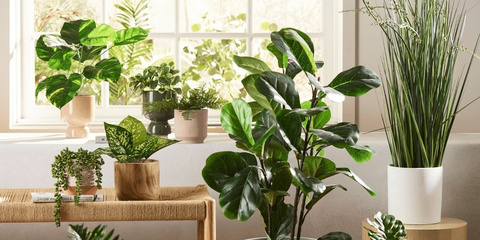
#> input picture tmp/premium-greenwall-assets/(n)20x20inches - 2026 -Premium Greenwall Collection- FYNE Surfaces.pdf/101.jpg, 480 x 240 px
$ python -i report_greenwall_mapping.py   (imports and definitions only)
#> lines starting #> are read from the running program, lines starting #| are printed output that depends on the picture
from pathlib import Path
import re
from pypdf import PdfReader
from pypdf.generic import ContentStream
from PIL import Image, ImageChops, ImageStat

# [1 line that did not run here, left out]
asset_root = Path('tmp/premium-greenwall-assets')
asset_paths = [p for p in asset_root.rglob('*') if p.is_file()]
# [1 line not run here, left out]

def collect_images(stream_obj, resources, out):
    stream = ContentStream(stream_obj, reader)
    last_cm = None
    for operands, operator in stream.operations:
        if operator == b'cm':
            last_cm = tuple(float(v) for v in operands)
        elif operator == b'Do':
            name = str(operands[0])
            xobj = resources['/XObject'][operands[0]].get_object()
            if xobj.get('/Subtype') == '/Form':
                collect_images(xobj, xobj['/Resources'].get_object(), out)
            elif xobj.get('/Subtype') == '/Image':
                out.append((name, last_cm))

def find_zip_image(pdf_image):
    source = pdf_image.image.convert('RGBA').resize((24, 24))
    matches = []
    for name, candidate in asset_images:
        test = candidate.resize((24, 24))
        difference = ImageChops.difference(source, test)
        score = sum(ImageStat.Stat(difference).mean) / 4
        matches.append((score, name))
    return min(matches)

# [20 lines not run here, left out]

>>> import cv2
>>> picture = cv2.imread('premium-greenwall-assets/(n)20x20inches - 2026 -Premium Greenwall Collection- FYNE Surfaces.pdf/101.jpg', cv2.IMREAD_GRAYSCALE)
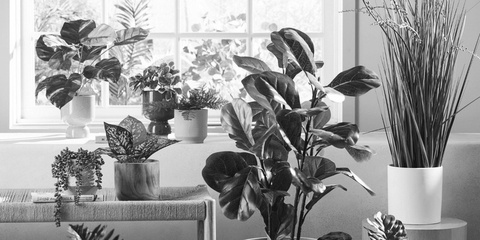
#> picture: shape (240, 480); min 4, max 255, mean 154.2
#> (the run stopped early here; a loop or call above may not have finished)
